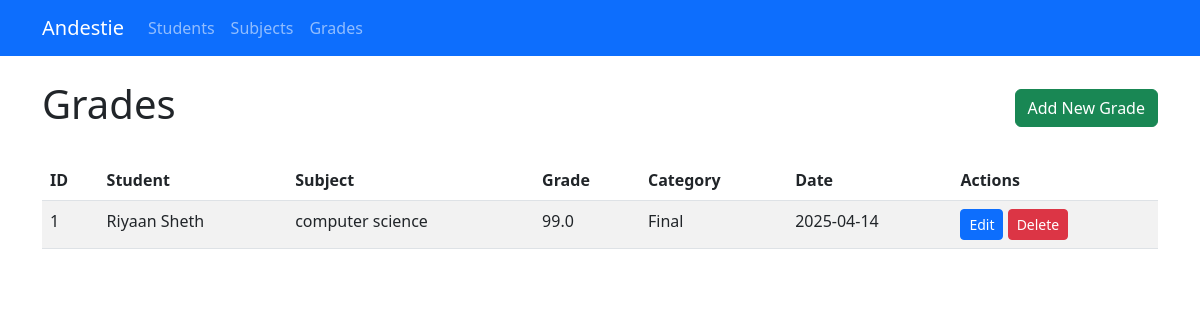
Screenshot of /grades with the database file from the repository.
### app.py (models this page shows, shortened)
class BaseEntity:
    def validate(self):
        """Validate the entity's data"""
        pass

class Grade(db.Model, BaseEntity):
    id = db.Column(db.Integer, primary_key=True)
    student_id = db.Column(db.Integer, db.ForeignKey('student.id'), nullable=False)
    subject_id = db.Column(db.Integer, db.ForeignKey('subject.id'), nullable=False)
    grade_value = db.Column(db.Float, nullable=False)
    category = db.Column(db.String(50), nullable=False)
    date = db.Column(db.DateTime, default=datetime.utcnow)

class Student(db.Model, BaseEntity):
    id = db.Column(db.Integer, primary_key=True)
    name = db.Column(db.String(100), nullable=False)
    roll_number = db.Column(db.String(20), unique=True, nullable=False)
    class_name = db.Column(db.String(50), nullable=False)
    grades = db.relationship('Grade', backref='student', lazy=True)

class Subject(db.Model, BaseEntity):
    id = db.Column(db.Integer, primary_key=True)
    name = db.Column(db.String(100), nullable=False)
    grades = db.relationship('Grade', backref='subject', lazy=True)

### app.py (the view)
@app.route('/grades')
def grades():
    grades = Grade.query.all()
    return render_template('grades.html', grades=grades)

### templates/grades.html (shortened to what this page needs)
{% extends "base.html" %}
{% block content %}
<div class="d-flex justify-content-between align-items-center mb-4">
    <h1>Grades</h1>
    <a href="/grades/add" class="btn btn-success">Add New Grade</a>
</div>
<div class="table-responsive">
    <table class="table table-striped">
        <thead>
            <tr>
                <th>ID</th>
                <th>Student</th>
                <th>Subject</th>
                <th>Grade</th>
                <th>Category</th>
                <th>Date</th>
                <th>Actions</th>
            </tr>
        </thead>
        <tbody>
            {% for grade in grades %}
            <tr>
                <td>{{ grade.id }}</td>
                <td>{{ grade.student.name }}</td>
                <td>{{ grade.subject.name }}</td>
                <td>{{ grade.grade_value }}</td>
                <td>{{ grade.category }}</td>
                <td>{{ grade.date.strftime('%Y-%m-%d') }}</td>
                <td>
                    <a href="/grades/edit/{{ grade.id }}" class="btn btn-sm btn-primary">Edit</a>
                    <a href="/grades/delete/{{ grade.id }}" class="btn btn-sm btn-danger" onclick="return confirm('Are you sure you want to delete this grade?')">Delete</a>
                </td>
            </tr>
            {% endfor %}
        </tbody>
    </table>
</div>
{% endblock %}

### rows the page displays
Grade: id "1", student.name "Riyaan Sheth", subject.name "computer science", grade_value "99.0", category "Final", date "2025-04-14"
